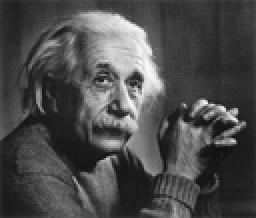
%> input picture pic/1.tif, 128 x 109 px, shrunk from 800 x 679 before the run (shown 2 times larger)
$ octave NAFSM.m   (GNU Octave 9; MATLAB toolbox functions it lacks are replaced by stand-ins)
%> lines starting %> are read from the running program, lines starting %| are printed output that depends on the picture
### NA.m
function g = NA(f,s)
%NAFSM 用于处理椒盐噪声的二阶中值滤波器
%   f为输入的带噪声图像，s为窗口大小
[m,n] = size(f);%图像大小
N = zeros(m,n);%二值图像
for i = 1:m%确立二值图像N
    for j = 1:n
        if (f(i,j)==max(f(:))||f(i,j)==min(f(:)))
            N(i,j) = 0;
        else
            N(i,j) = 1;
        end
    end
end
G = zeros(m,n);%矩形窗
M = zeros(m,n);
for i = 1:1:m%计算矩形窗内各像素大小，并且求预恢复值M（i，j）
    for j = 1:1:n
        W = zeros(s,s);%定义一个空的矩形窗
         for li=1:1:s
            for lj=1:1:s
                if (i+li-(s+1)/2)<=0||(j+lj-(s+1)/2)<=0||(i+li-(s+1)/2)>m||(j+lj-(s+1)/2)>n%判断是否超出原始图像范围
                    continue;
                end
                W(li,lj)=N(i+li-(s+1)/2,j+lj-(s+1)/2);%获取矩形窗内数据
            end
         end
         G(i,j)=sum(sum(W));
         z=s;
         for k=s:2:5
        if G(i,j)==0
            z=k+2;
            W1=zeros(z,z);%定义一个空的矩形窗
          for li=1:1:z
             for lj=1:1:z
                 if (i+li-(z+1)/2)<=0||(j+lj-(z+1)/2)<=0||(i+li-(z+1)/2)>m||(j+lj-(z+1)/2)>n%判断是否超出原始图像范围
                     continue;
                 end
                 W1(li,lj)=N(i+li-(z+1)/2,j+lj-(z+1)/2);%获取矩形窗内数据
             end
          end
          G(i,j)=sum(sum(W1));
          if G(i,j)==0
             continue;
          else
              break;
          end
        else
            break;
        end
        end
        if z==7&&i>1&&j>1&&i<m&&j<n
             M(i,j)=median([f(i-1,j-1) f(i,j-1) f(i+1,j-1) f(i-1,j)]);
           continue;
        end
        W2=zeros(1,G(i,j));
        nn=1;
        for i1=1:1:z
            for j1=1:1:z
                if (i+i1-(z+1)/2)<=0||(j+j1-(z+1)/2)<=0||(i+i1-(z+1)/2)>m||(j+j1-(z+1)/2)>n%判断是否超出原始图像范围
                    continue;
                elseif N(i+i1-(z+1)/2,j+j1-(z+1)/2)==1
                    W2(nn)=f(i+i1-(z+1)/2,j+j1-(z+1)/2);
                    nn=nn+1;
                end
            end
        end
        M(i,j)=median(W2);
    end
end
D=zeros(m,n);
for i=1:1:m
    for j=1:1:n
        L=zeros(3,3);%定义一个m*n的矩形窗
        for li=1:1:3
            for lj=1:1:3
                if (i+li-(3+1)/2)<=0||(j+lj-(3+1)/2)<=0||(i+li-(3+1)/2)>m||(j+lj-(3+1)/2)>n%判断是否超出原始图像范围
                    continue;
                end
                L(li,lj)=f(i+li-(3+1)/2,j+lj-(3+1)/2);%获取矩形窗内数据
            end
        end
        d=zeros(1,9);
        ii=1;
        for i1=1:1:3
            for j1=1:1:3
                d(ii)=abs(L(i1,j1)-L(2,2));
                ii=ii+1;
            end
        end
        D(i,j)=max(d);
    end
end
F=zeros(m,n);
T1=20;%最低阈值
T2=60;%最高阈值
for i=1:1:m
    for j=1:1:n
        if D(i,j)<T1
            F(i,j)=0;
        elseif D(i,j)>=T1&&D(i,j)<T2
            F(i,j)=(D(i,j)-T1)/(T2-T1);
        else
            F(i,j)=1;
        end
    end
end
g=zeros(m,n);
for i=1:1:m
    for j=1:1:n
        g(i,j)=(1-F(i,j))*f(i,j)+F(i,j)*M(i,j);
    end
end
end

### NAFSM.m
clc,clear,close all
%NAFSM滤波器和中值滤波器的比较
%建造于2022、6、2by王卓越
indir = 'pic\';
f = imread([indir '1.tif']);
%> f is the input picture: size 109x128 uint8; min 15, max 251, mean 75
%给图像添加不同程度的椒盐噪声
s = 1;m = 2*s+1;
I1 = imnoise(f,'salt & pepper',0.2);
I2 = imnoise(f,'salt & pepper',0.4);
I3 = imnoise(f,'salt & pepper',0.6);
I4 = imnoise(f,'salt & pepper',0.9);
%普通中值滤波处理
g1 = medfilt2(I1,[m m],'zeros');
g2 = medfilt2(I2,[m m],'zeros');
g3 = medfilt2(I3,[m m],'zeros');
g4 = medfilt2(I4,[m m],'zeros');
%NAFSM处理
gNA1 = uint8(NA(I1,s));
%> after the loop in NA, `for i = 1:m`:
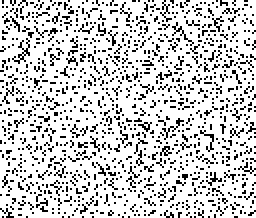
%> N: size 109x128 double (shown 2 times larger); values 0 (black) and 1 (white), 80.1% white; black in thin lines or dots
%> after the loop in NA, `for i = 1:1:m`:
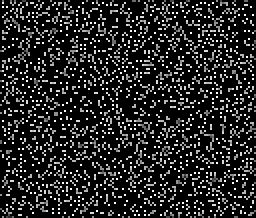
%> G: size 109x128 double (shown 2 times larger); min 1, max 8, mean 2.07; drawn with min black and max white
%> after the loop in NA, `for i = 1:1:m`: W = 1; W1 = [1 1 1; 0 0 1; 0 0 0]; W2 = 49
%> after the loop in NA, `for i=1:1:m`:
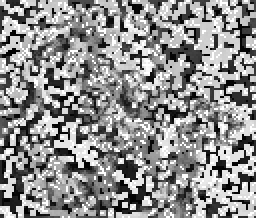
%> D: size 109x128 double (shown 2 times larger); min 1, max 255, mean 143.7
%> after the loop in NA, `for i=1:1:m`: L = [38 43 0; 44 49 0; 0 0 0]; d = [11 6 49 5 0 49 49 49 49]
gNA2 = uint8(NA(I2,s));
%> call 2 of NA, with s = 1
%> after the loop in NA (call 2), `for i = 1:m`: N: size 109x128 double; values 0 (black) and 1 (white), 59.4% white; black in thin lines or dots
%> after the loop in NA (call 2), `for i = 1:1:m`: W = 0; W1 = [1 0 0; 1 0 0; 0 0 0]; W2 = [38 44]
%> after the loop in NA (call 2), `for i=1:1:m`:
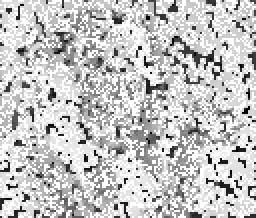
%> D: size 109x128 double (shown 2 times larger); min 1, max 255, mean 196.8
%> after the loop in NA (call 2), `for i=1:1:m`: L = [38 0 0; 44 0 0; 0 0 0]; d = [38 0 0 44 0 0 0 0 0]
gNA3 = uint8(NA(I3,s));
%> call 3 of NA, with s = 1
%> after the loop in NA (call 3), `for i = 1:m`: N: size 109x128 double; values 0 (black) and 1 (white), 39.4% white in thin lines or dots
%> after the loop in NA (call 3), `for i = 1:1:m`:
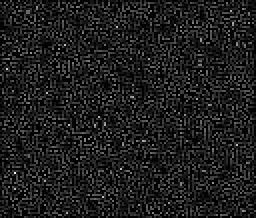
%> G: size 109x128 double (shown 2 times larger); min 1, max 13, mean 2.34; drawn with min black and max white
%> after the loop in NA (call 3), `for i=1:1:m`:
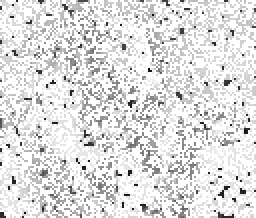
%> D: size 109x128 double (shown 2 times larger); min 5, max 255, mean 223.6
%> after the loop in NA (call 3), `for i=1:1:m`: L = [38 255 0; 44 0 0; 0 0 0]; d = [38 255 0 44 0 0 0 0 0]
gNA4 = uint8(NA(I4,s));
%> call 4 of NA, with s = 1
%> after the loop in NA (call 4), `for i = 1:m`:
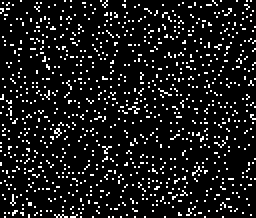
%> N: size 109x128 double (shown 2 times larger); values 0 (black) and 1 (white), 10% white in thin lines or dots
%> (the run ends here)
